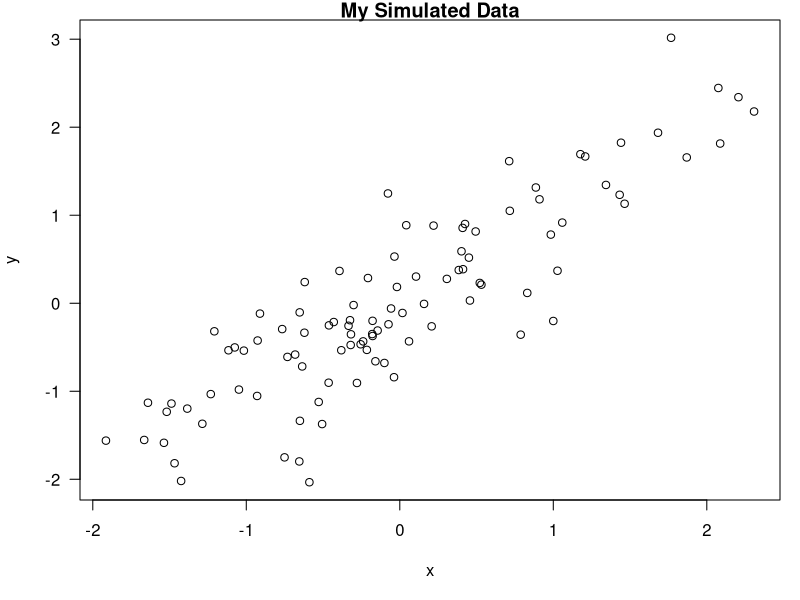

Here is the R script that generated this plot:
## ---- chunk 1
knitr::opts_chunk$set(echo = TRUE)
## ---- chunk 2
set.seed(1)
x <- rnorm(100)
mean(x)
## ---- chunk 3
time <- format(Sys.time(), '%a %b %d %X %Y')
rand <- rnorm(1)
## ---- chunk 4
x <- rnorm(100);
y <- x + rnorm(100, sd = 0.5)
## ---- chunk 5
par(mar = c(5, 4, 1, 1), las = 1)
plot(x,y,main = 'My Simulated Data')
